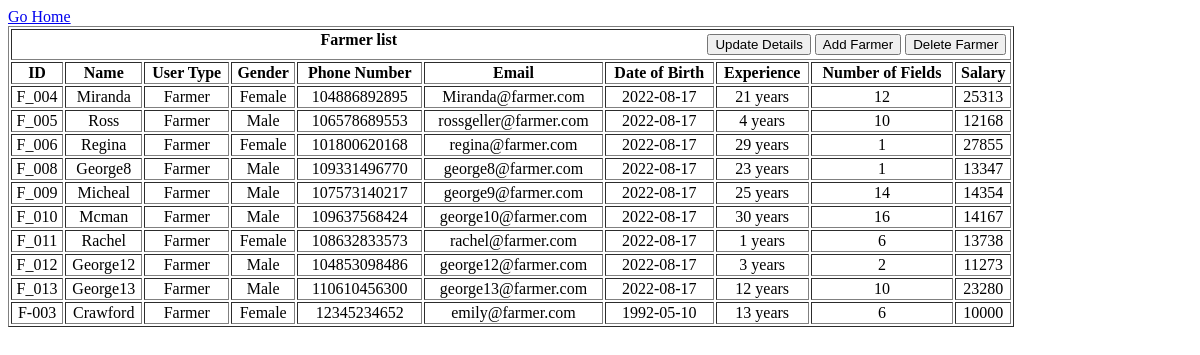
Page /view/farmer.php (signed in) on the committed database.
### tables this page shows
CREATE TABLE `farmerlist` (
  `F_ID` varchar(50) NOT NULL,
  `name` varchar(50) NOT NULL,
  `type` varchar(50) NOT NULL,
  `gender` varchar(50) NOT NULL,
  `phone` varchar(50) NOT NULL,
  `email` varchar(50) NOT NULL,
  `dob` date NOT NULL,
  `experience` varchar(50) NOT NULL,
  `NoOfFields` varchar(50) NOT NULL,
  `salary` varchar(50) NOT NULL
);

### model/farmerModel.php (the view, shortened to what this page needs)
<?php
        function viewFarmer()
        {
            $conn = getconnection();
            $sql = "SELECT * FROM farmerlist ";
            $result = mysqli_query($conn, $sql);
            $count = mysqli_num_rows($result);
            if($count > 0)
                {
                    while ($user = mysqli_fetch_row($result))
                    {
                        echo "<tr style='text-align: center' class='data'>";
                            for($i = 0; $i<count($user); $i++)
                            {
                                echo "<td>".$user[$i]."</td>";
                            }
                        echo "</tr>";
                    }
                }
            else
            {
                echo "could not fetch array";
            }
        }
?>

### rows in the picture
farmerlist: F_ID "F_004", name "Miranda", type "Farmer", gender "Female", phone "104886892895", email "Miranda@farmer.com", dob "2022-08-17", experience "21 years", NoOfFields "12", salary "25313"
farmerlist: F_ID "F_005", name "Ross", type "Farmer", gender "Male", phone "106578689553", email "rossgeller@farmer.com", dob "2022-08-17", experience "4 years", NoOfFields "10", salary "12168"
farmerlist: F_ID "F_006", name "Regina", type "Farmer", gender "Female", phone "101800620168", email "regina@farmer.com", dob "2022-08-17", experience "29 years", NoOfFields "1", salary "27855"
farmerlist: F_ID "F_008", name "George8", type "Farmer", gender "Male", phone "109331496770", email "george8@farmer.com", dob "2022-08-17", experience "23 years", NoOfFields "1", salary "13347"
farmerlist: F_ID "F_009", name "Micheal", type "Farmer", gender "Male", phone "107573140217", email "george9@farmer.com", dob "2022-08-17", experience "25 years", NoOfFields "14", salary "14354"
farmerlist: F_ID "F_010", name "Mcman", type "Farmer", gender "Male", phone "109637568424", email "george10@farmer.com", dob "2022-08-17", experience "30 years", NoOfFields "16", salary "14167"
farmerlist: F_ID "F_011", name "Rachel", type "Farmer", gender "Female", phone "108632833573", email "rachel@farmer.com", dob "2022-08-17", experience "1 years", NoOfFields "6", salary "13738"
farmerlist: F_ID "F_012", name "George12", type "Farmer", gender "Male", phone "104853098486", email "george12@farmer.com", dob "2022-08-17", experience "3 years", NoOfFields "2", salary "11273"
farmerlist: F_ID "F_013", name "George13", type "Farmer", gender "Male", phone "110610456300", email "george13@farmer.com", dob "2022-08-17", experience "12 years", NoOfFields "10", salary "23280"
farmerlist: F_ID "F-003", name "Crawford", type "Farmer", gender "Female", phone "12345234652", email "emily@farmer.com", dob "1992-05-10", experience "13 years", NoOfFields "6", salary "10000"
